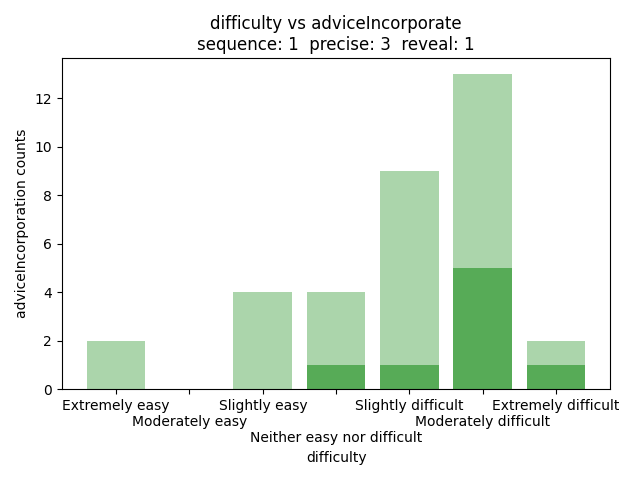

This chart was generated by the following Python code:
import pandas as pd
import matplotlib.pyplot as plt
import seaborn as sns
import numpy as np

data = pd.read_csv("qualitative.csv")
seq = 1
prec = 3
rev = 1
data = data[(data['con.sequence'] == seq) & (data['con.precise'] == prec) & (data['con.reveal'] == rev)]

f1a = data[(data["difficulty"] == "Extremely easy") & (data["adviceIncorporate"] == "Did not follow the advice at all or only rarely")].shape[0]
f1b = data[(data["difficulty"] == "Moderately easy") & (data["adviceIncorporate"] == "Did not follow the advice at all or only rarely")].shape[0]
f1c = data[(data["difficulty"] == "Slightly easy") & (data["adviceIncorporate"] == "Did not follow the advice at all or only rarely")].shape[0]
f1d = data[(data["difficulty"] == "Neither easy nor difficult") & (data["adviceIncorporate"] == "Did not follow the advice at all or only rarely")].shape[0]
f1e = data[(data["difficulty"] == "Slightly difficult") & (data["adviceIncorporate"] == "Did not follow the advice at all or only rarely")].shape[0]
f1f = data[(data["difficulty"] == "Moderately difficult") & (data["adviceIncorporate"] == "Did not follow the advice at all or only rarely")].shape[0]
f1g = data[(data["difficulty"] == "Extremely difficult") & (data["adviceIncorporate"] == "Did not follow the advice at all or only rarely")].shape[0]

f2a = data[(data["difficulty"] == "Extremely easy") & (data["adviceIncorporate"] == "Generally followed the advice but deviated sometimes when I thought I had a better strategy")].shape[0]
f2b = data[(data["difficulty"] == "Moderately easy") & (data["adviceIncorporate"] == "Generally followed the advice but deviated sometimes when I thought I had a better strategy")].shape[0]
f2c = data[(data["difficulty"] == "Slightly easy") & (data["adviceIncorporate"] == "Generally followed the advice but deviated sometimes when I thought I had a better strategy")].shape[0]
f2d = data[(data["difficulty"] == "Neither easy nor difficult") & (data["adviceIncorporate"] == "Generally followed the advice but deviated sometimes when I thought I had a better strategy")].shape[0]
f2e = data[(data["difficulty"] == "Slightly difficult") & (data["adviceIncorporate"] == "Generally followed the advice but deviated sometimes when I thought I had a better strategy")].shape[0]
f2f = data[(data["difficulty"] == "Moderately difficult") & (data["adviceIncorporate"] == "Generally followed the advice but deviated sometimes when I thought I had a better strategy")].shape[0]
f2g = data[(data["difficulty"] == "Extremely difficult") & (data["adviceIncorporate"] == "Generally followed the advice but deviated sometimes when I thought I had a better strategy")].shape[0]

f3a = data[(data["difficulty"] == "Extremely easy") & (data["adviceIncorporate"] == "Always followed the AI advice closely")].shape[0]
f3b = data[(data["difficulty"] == "Moderately easy") & (data["adviceIncorporate"] == "Always followed the AI advice closely")].shape[0]
f3c = data[(data["difficulty"] == "Slightly easy") & (data["adviceIncorporate"] == "Always followed the AI advice closely")].shape[0]
f3d = data[(data["difficulty"] == "Neither easy nor difficult") & (data["adviceIncorporate"] == "Always followed the AI advice closely")].shape[0]
f3e = data[(data["difficulty"] == "Slightly difficult") & (data["adviceIncorporate"] == "Always followed the AI advice closely")].shape[0]
f3f = data[(data["difficulty"] == "Moderately difficult") & (data["adviceIncorporate"] == "Always followed the AI advice closely")].shape[0]
f3g = data[(data["difficulty"] == "Extremely difficult") & (data["adviceIncorporate"] == "Always followed the AI advice closely")].shape[0]


d1 = {
    "f1a": f1a,
    "f1b": f1b,
    "f1c": f1c,
    "f1d": f1d,
    "f1e": f1e,
    "f1f": f1f,
    "f1g": f1g
}

d2 = {
    "f2a": f2a,
    "f2b": f2b,
    "f2c": f2c,
    "f2d": f2d,
    "f2e": f2e,
    "f2f": f2f,
    "f2g": f2g
}

d3 = {
    "f3a": f3a,
    "f3b": f3b,
    "f3c": f3c,
    "f3d": f3d,
    "f3e": f3e,
    "f3f": f3f,
    "f3g": f3g
}



keys1 = list(d1.keys())
keys2 = list(d2.keys())
keys3 = list(d3.keys())

keys = list(["Extremely easy", "\nModerately easy", "Slightly easy", "\n\nNeither easy nor difficult", "Slightly difficult", "\nModerately difficult", "Extremely difficult"])

vals1 = np.array(list(d1.values()))
vals2 = np.array(list(d2.values()))
vals3 = np.array(list(d3.values()))

print(vals1)
print(vals2)
print(vals3)


plt.bar(keys, vals1, color = "green", label = "Did not follow the advice at all or only rarely", alpha = 1)
plt.bar(keys, vals2, bottom = vals1, color = "green", label = "Generally followed the advice but deviated sometimes when I thought I had a better strategy", alpha = 0.66)
base = vals1
plt.bar(keys, vals3, bottom = base + vals2, color = "green", label = "Always followed the AI advice closely", alpha = 0.33)
plt.title("difficulty vs adviceIncorporate" + "\n" + f"sequence: {seq}  precise: {prec}  reveal: {rev}")
plt.xlabel("difficulty")
plt.ylabel("adviceIncorporation counts")
plt.tight_layout()

plt.show()
